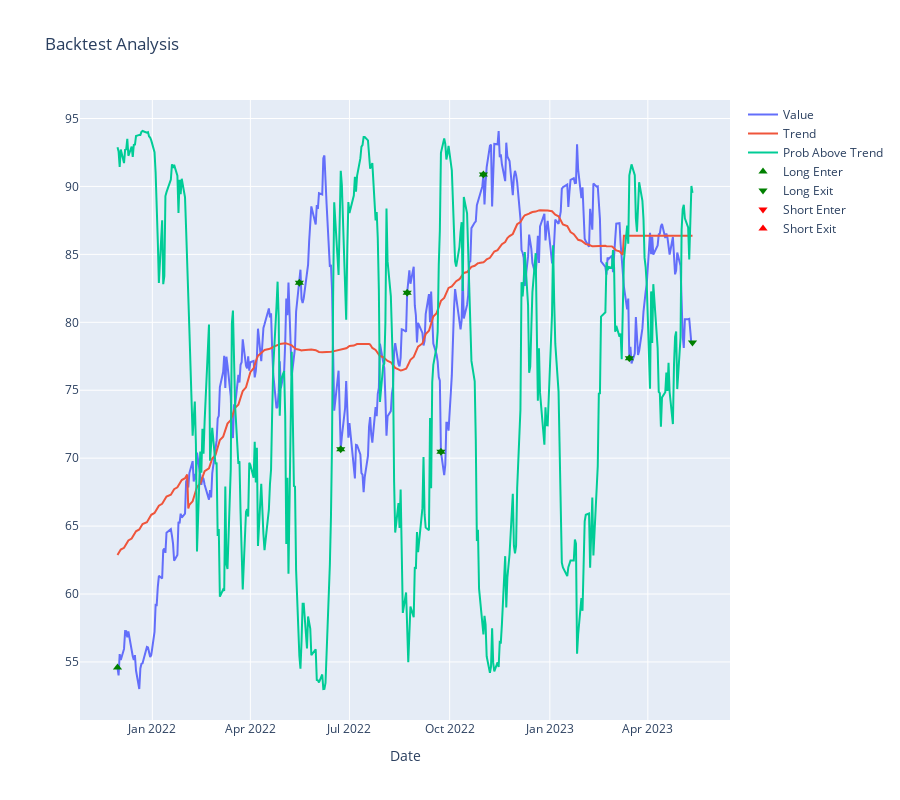

The notebook cell this image was saved under:
### Code cell
import matplotlib.pyplot as plt
import seaborn as sns
import pandas as pd
import yfinance as yf
from machine_learning_finance import analyze_trades, calc_probabilties_without_lookahead,plot_backtest_analysis
from plotly.offline import init_notebook_mode
init_notebook_mode(connected=True)
windows = [300, 600, 900, 1500]

# todo because the inverse strategy is long and long inverse it doesn't render correctl
# we should hack to render as short or render a second time series
file = "../backtests/backtest_inverse_XLE_365_h0.9_l0.1.csv"
symbol = "XLE"
period = 365 * 2
pd.options.display.max_rows = None


def plot_win_loss(file, symbol, period):
    ledger = pd.read_csv(file)
    metrics = analyze_trades(ledger, symbol, period)

    # Set the style for the plots
    sns.set(style='whitegrid')

    # Display metrics as text
    print("Text Metrics:")
    for key, value in metrics.items():
        if key not in ['profit_stats', 'loss_stats']:
            print(f"{key}: {value}")

    # Create a bar plot for profit and loss stats
    profit_stats, loss_stats = metrics['profit_stats'], metrics['loss_stats']
    profit_loss_df = pd.DataFrame([profit_stats, loss_stats], columns=['min', 'max', 'mean', 'median', 'std'], index=['profit', 'loss'])

    plt.figure(figsize=(12, 6))
    ax = sns.barplot(data=profit_loss_df.transpose(), palette='muted')
    ax.set_title('Profit and Loss Statistics')
    ax.set_ylabel('Value')

    # Show the plot
    plt.show()

def analyze_and_graph(file, symbol, period):
    ledger = pd.read_csv(file)
    ticker_obj = yf.download(tickers=symbol)
    df = pd.DataFrame(ticker_obj)
    hist_df = df.head(len(df)-period)
    hist_df = hist_df.tail(period*4)
    df = df.tail(period)
    df = calc_probabilties_without_lookahead(df, hist_df)
    plot_backtest_analysis(df, ledger)

    return ledger, df


ledger, df = analyze_and_graph(file, "XLE", 365)    
plot_win_loss(file, "XLE", 365)
ledger

### Figure 1 — Plotly figure (JSON) as saved in the notebook; plotly's stock layout.template omitted (floating-point values rounded to 4 significant figures; data arrays with more than 128 entries replaced by an {"elided": "..."} marker saying what was removed)
{"data": [{"mode": "lines", "name": "Value", "type": "scatter", "x": {"elided": "365 str values"}, "y": {"elided": "365 float values"}}, {"mode": "lines", "name": "Trend", "type": "scatter", "x": {"elided": "365 str values"}, "y": {"elided": "365 float values"}}, {"mode": "lines", "name": "Prob Above Trend", "type": "scatter", "x": {"elided": "365 str values"}, "y": {"elided": "365 float values"}}, {"marker": {"color": "green", "size": 8, "symbol": "triangle-up"}, "mode": "markers", "name": "Long Enter", "type": "scatter", "x": {"elided": "365 str values"}, "y": {"elided": "365 float values"}}, {"marker": {"color": "green", "size": 8, "symbol": "triangle-down"}, "mode": "markers", "name": "Long Exit", "type": "scatter", "x": {"elided": "365 str values"}, "y": {"elided": "365 float values"}}, {"marker": {"color": "red", "size": 8, "symbol": "triangle-down"}, "mode": "markers", "name": "Short Enter", "type": "scatter", "x": {"elided": "365 str values"}, "y": {"elided": "365 null values"}}, {"marker": {"color": "red", "size": 8, "symbol": "triangle-up"}, "mode": "markers", "name": "Short Exit", "type": "scatter", "x": {"elided": "365 str values"}, "y": {"elided": "365 null values"}}], "layout": {"height": 800, "title": {"text": "Backtest Analysis"}, "xaxis": {"title": {"text": "Date"}}}}
